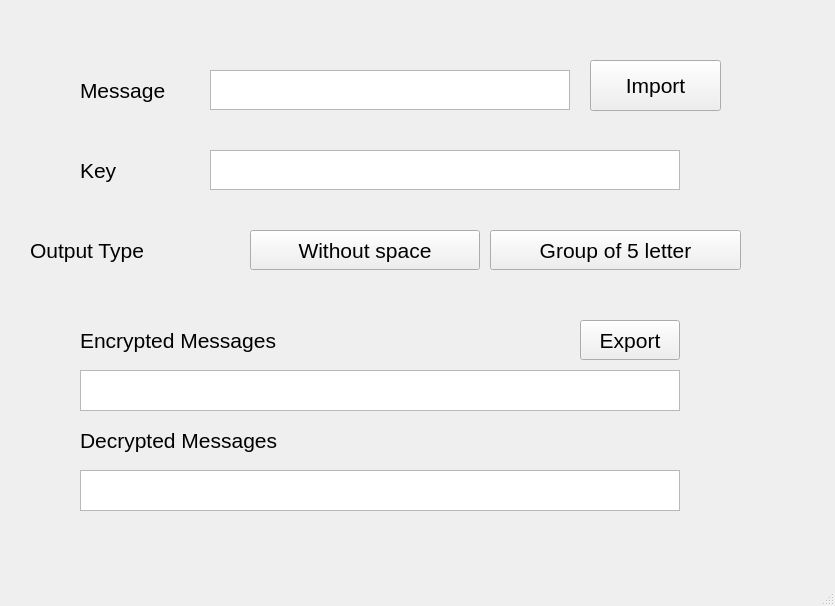
<?xml version="1.0" encoding="UTF-8"?>
<ui version="4.0">
 <class>MainWindow</class>
 <widget class="QMainWindow" name="MainWindow">
  <property name="geometry">
   <rect>
    <x>0</x>
    <y>0</y>
    <width>835</width>
    <height>606</height>
   </rect>
  </property>
  <property name="windowTitle">
   <string>MainWindow</string>
  </property>
  <widget class="QWidget" name="centralwidget">
   <widget class="QTextEdit" name="textEdit">
    <property name="geometry">
     <rect>
      <x>210</x>
      <y>70</y>
      <width>360</width>
      <height>40</height>
     </rect>
    </property>
    <property name="styleSheet">
     <string notr="true">font-size:16pt</string>
    </property>
    <property name="html">
     <string>&lt;!DOCTYPE HTML PUBLIC &quot;-//W3C//DTD HTML 4.0//EN&quot; &quot;http://www.w3.org/TR/REC-html40/strict.dtd&quot;&gt;
&lt;html&gt;&lt;head&gt;&lt;meta name=&quot;qrichtext&quot; content=&quot;1&quot; /&gt;&lt;style type=&quot;text/css&quot;&gt;
p, li { white-space: pre-wrap; }
&lt;/style&gt;&lt;/head&gt;&lt;body style=&quot; font-family:'MS Shell Dlg 2'; font-size:16pt; font-weight:400; font-style:normal;&quot;&gt;
&lt;p style=&quot;-qt-paragraph-type:empty; margin-top:0px; margin-bottom:0px; margin-left:0px; margin-right:0px; -qt-block-indent:0; text-indent:0px; font-size:8.25pt;&quot;&gt;&lt;br /&gt;&lt;/p&gt;&lt;/body&gt;&lt;/html&gt;</string>
    </property>
   </widget>
   <widget class="QLabel" name="label">
    <property name="geometry">
     <rect>
      <x>80</x>
      <y>70</y>
      <width>130</width>
      <height>40</height>
     </rect>
    </property>
    <property name="font">
     <font>
      <pointsize>16</pointsize>
     </font>
    </property>
    <property name="text">
     <string>Message</string>
    </property>
   </widget>
   <widget class="QTextEdit" name="textEdit_2">
    <property name="geometry">
     <rect>
      <x>210</x>
      <y>150</y>
      <width>470</width>
      <height>40</height>
     </rect>
    </property>
    <property name="styleSheet">
     <string notr="true">font-size:16pt</string>
    </property>
    <property name="html">
     <string>&lt;!DOCTYPE HTML PUBLIC &quot;-//W3C//DTD HTML 4.0//EN&quot; &quot;http://www.w3.org/TR/REC-html40/strict.dtd&quot;&gt;
&lt;html&gt;&lt;head&gt;&lt;meta name=&quot;qrichtext&quot; content=&quot;1&quot; /&gt;&lt;style type=&quot;text/css&quot;&gt;
p, li { white-space: pre-wrap; }
&lt;/style&gt;&lt;/head&gt;&lt;body style=&quot; font-family:'MS Shell Dlg 2'; font-size:16pt; font-weight:400; font-style:normal;&quot;&gt;
&lt;p style=&quot;-qt-paragraph-type:empty; margin-top:0px; margin-bottom:0px; margin-left:0px; margin-right:0px; -qt-block-indent:0; text-indent:0px; font-size:8.25pt;&quot;&gt;&lt;br /&gt;&lt;/p&gt;&lt;/body&gt;&lt;/html&gt;</string>
    </property>
   </widget>
   <widget class="QLabel" name="label_2">
    <property name="geometry">
     <rect>
      <x>80</x>
      <y>150</y>
      <width>130</width>
      <height>40</height>
     </rect>
    </property>
    <property name="font">
     <font>
      <pointsize>16</pointsize>
     </font>
    </property>
    <property name="text">
     <string>Key</string>
    </property>
   </widget>
   <widget class="QTextBrowser" name="textBrowser_2">
    <property name="geometry">
     <rect>
      <x>80</x>
      <y>470</y>
      <width>600</width>
      <height>41</height>
     </rect>
    </property>
    <property name="styleSheet">
     <string notr="true">font-size:16pt</string>
    </property>
    <property name="html">
     <string>&lt;!DOCTYPE HTML PUBLIC &quot;-//W3C//DTD HTML 4.0//EN&quot; &quot;http://www.w3.org/TR/REC-html40/strict.dtd&quot;&gt;
&lt;html&gt;&lt;head&gt;&lt;meta name=&quot;qrichtext&quot; content=&quot;1&quot; /&gt;&lt;style type=&quot;text/css&quot;&gt;
p, li { white-space: pre-wrap; }
&lt;/style&gt;&lt;/head&gt;&lt;body style=&quot; font-family:'MS Shell Dlg 2'; font-size:16pt; font-weight:400; font-style:normal;&quot;&gt;
&lt;p style=&quot;-qt-paragraph-type:empty; margin-top:0px; margin-bottom:0px; margin-left:0px; margin-right:0px; -qt-block-indent:0; text-indent:0px;&quot;&gt;&lt;br /&gt;&lt;/p&gt;&lt;/body&gt;&lt;/html&gt;</string>
    </property>
   </widget>
   <widget class="QPushButton" name="exp">
    <property name="geometry">
     <rect>
      <x>580</x>
      <y>320</y>
      <width>100</width>
      <height>40</height>
     </rect>
    </property>
    <property name="font">
     <font>
      <pointsize>16</pointsize>
     </font>
    </property>
    <property name="text">
     <string>Export</string>
    </property>
   </widget>
   <widget class="QLabel" name="label_4">
    <property name="geometry">
     <rect>
      <x>80</x>
      <y>320</y>
      <width>301</width>
      <height>40</height>
     </rect>
    </property>
    <property name="font">
     <font>
      <pointsize>16</pointsize>
     </font>
    </property>
    <property name="text">
     <string>Encrypted Messages</string>
    </property>
   </widget>
   <widget class="QLabel" name="label_5">
    <property name="geometry">
     <rect>
      <x>80</x>
      <y>420</y>
      <width>301</width>
      <height>40</height>
     </rect>
    </property>
    <property name="font">
     <font>
      <pointsize>16</pointsize>
     </font>
    </property>
    <property name="text">
     <string>Decrypted Messages</string>
    </property>
   </widget>
   <widget class="QTextBrowser" name="textBrowser">
    <property name="geometry">
     <rect>
      <x>80</x>
      <y>370</y>
      <width>600</width>
      <height>41</height>
     </rect>
    </property>
    <property name="styleSheet">
     <string notr="true">font-size:16pt</string>
    </property>
    <property name="html">
     <string>&lt;!DOCTYPE HTML PUBLIC &quot;-//W3C//DTD HTML 4.0//EN&quot; &quot;http://www.w3.org/TR/REC-html40/strict.dtd&quot;&gt;
&lt;html&gt;&lt;head&gt;&lt;meta name=&quot;qrichtext&quot; content=&quot;1&quot; /&gt;&lt;style type=&quot;text/css&quot;&gt;
p, li { white-space: pre-wrap; }
&lt;/style&gt;&lt;/head&gt;&lt;body style=&quot; font-family:'MS Shell Dlg 2'; font-size:16pt; font-weight:400; font-style:normal;&quot;&gt;
&lt;p style=&quot;-qt-paragraph-type:empty; margin-top:0px; margin-bottom:0px; margin-left:0px; margin-right:0px; -qt-block-indent:0; text-indent:0px;&quot;&gt;&lt;br /&gt;&lt;/p&gt;&lt;/body&gt;&lt;/html&gt;</string>
    </property>
   </widget>
   <widget class="QPushButton" name="imp">
    <property name="geometry">
     <rect>
      <x>590</x>
      <y>60</y>
      <width>131</width>
      <height>51</height>
     </rect>
    </property>
    <property name="font">
     <font>
      <pointsize>16</pointsize>
     </font>
    </property>
    <property name="text">
     <string>Import</string>
    </property>
   </widget>
   <widget class="QLabel" name="label_3">
    <property name="geometry">
     <rect>
      <x>30</x>
      <y>230</y>
      <width>181</width>
      <height>40</height>
     </rect>
    </property>
    <property name="font">
     <font>
      <pointsize>16</pointsize>
     </font>
    </property>
    <property name="text">
     <string>Output Type</string>
    </property>
   </widget>
   <widget class="QPushButton" name="woSpace">
    <property name="geometry">
     <rect>
      <x>250</x>
      <y>230</y>
      <width>230</width>
      <height>40</height>
     </rect>
    </property>
    <property name="font">
     <font>
      <pointsize>16</pointsize>
     </font>
    </property>
    <property name="text">
     <string>Without space</string>
    </property>
   </widget>
   <widget class="QPushButton" name="go5letter">
    <property name="geometry">
     <rect>
      <x>490</x>
      <y>230</y>
      <width>251</width>
      <height>40</height>
     </rect>
    </property>
    <property name="font">
     <font>
      <pointsize>16</pointsize>
     </font>
    </property>
    <property name="text">
     <string>Group of 5 letter</string>
    </property>
   </widget>
   <widget class="QLabel" name="label_6">
    <property name="geometry">
     <rect>
      <x>280</x>
      <y>10</y>
      <width>271</width>
      <height>40</height>
     </rect>
    </property>
    <property name="font">
     <font>
      <pointsize>16</pointsize>
     </font>
    </property>
    <property name="text">
     <string/>
    </property>
    <property name="alignment">
     <set>Qt::AlignCenter</set>
    </property>
   </widget>
  </widget>
  <widget class="QMenuBar" name="menubar">
   <property name="geometry">
    <rect>
     <x>0</x>
     <y>0</y>
     <width>835</width>
     <height>31</height>
    </rect>
   </property>
  </widget>
  <widget class="QStatusBar" name="statusbar"/>
 </widget>
 <resources/>
 <connections/>
</ui>
